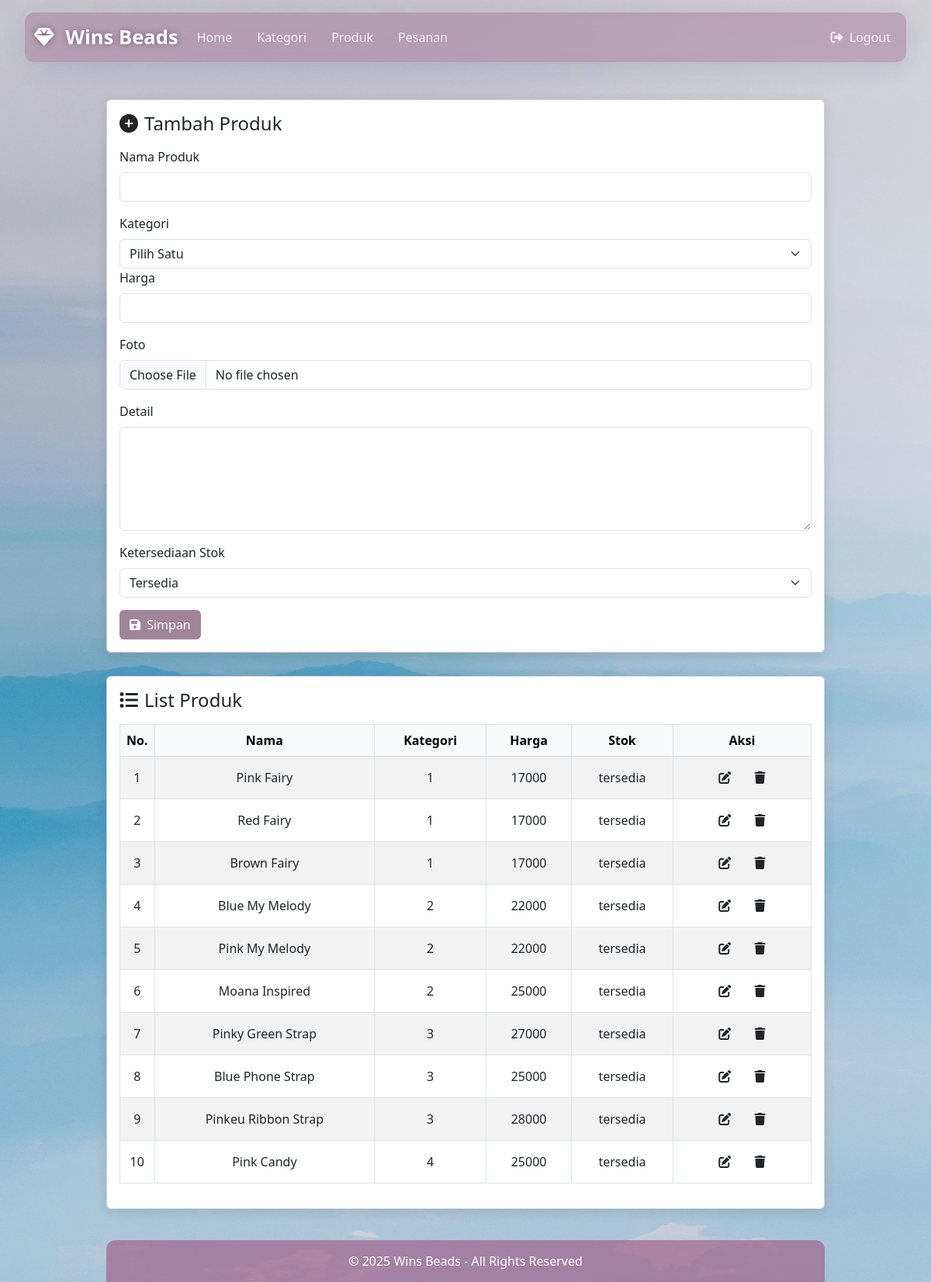
/admin/produk.php (signed in), run on the app's committed database.
### tables this page shows
CREATE TABLE `produk` (
  `id` int(11) NOT NULL,
  `kategori_id` int(11) DEFAULT NULL,
  `nama` varchar(255) DEFAULT NULL,
  `harga` double DEFAULT NULL,
  `foto` varchar(255) DEFAULT NULL,
  `detail` text DEFAULT NULL,
  `ketersediaan_stok` enum('habis','tersedia') DEFAULT 'tersedia'
);

### admin/produk.php (the view, shortened to what this page needs)
<?php
require "../koneksi.php";
$queryProduk = mysqli_query($con, "SELECT * FROM produk");
$jumlahProduk = mysqli_num_rows($queryProduk);
?>
<!DOCTYPE html>
<html lang="en">
<head>
    <link href="https://cdn.jsdelivr.net/npm/bootstrap@5.3.0/dist/css/bootstrap.min.css" rel="stylesheet" />
    <link href="https://cdnjs.cloudflare.com/ajax/libs/font-awesome/6.5.0/css/all.min.css" rel="stylesheet" />
</head>
<body>
<?php require "navbar.php" ?>
<div class="container mt-5">
    <div class="row justify-content-center">
        <div class="col-lg-10">
            <div class="card">
                <div class="card-body">
                    <h4 class="mb-3"><i class="fas fa-plus-circle me-2"></i>Tambah Produk</h4>
                    <form action="" method="post" enctype="multipart/form-data">
                        <div class="mb-3">
                            <label for="nama" class="form-label">Nama Produk</label>
                            <input type="text" id="nama" name="nama" class="form-control" required>
                        </div>
                        <div>
                            <label for="kategori" class="form-label">Kategori</label>
                            <select name="kategori" id="kategori" class="form-select" required>
                                <option value="">Pilih Satu</option>
                            </select>
                        </div>
                        <div class="mb-3">
                            <label for="harga" class="form-label">Harga</label>
                            <input type="number" class="form-control" name="harga" required>
                        </div>
                        <div class="mb-3">
                            <label for="foto" class="form-label">Foto</label>
                            <input type="file" name="foto" id="foto" class="form-control">
                        </div>
                        <div class="mb-3">
                            <label for="detail" class="form-label">Detail</label>
                            <textarea name="detail" id="detail" cols="30" rows="5" class="form-control"></textarea>
                        </div>
                        <div>
                            <label for="ketersediaan_stok" class="form-label">Ketersediaan Stok</label>
                            <select name="ketersediaan_stok" id="ketersediaan_stok" class="form-select">
                                <option value="tersedia">Tersedia</option>
                            </select>
                        </div>
                        <button class="btn custom-btn mt-3" type="submit" name="simpan_produk">
                            <i class="fas fa-save me-1"></i> Simpan
                        </button>
                    </form>
                </div>
            </div>
            <div class="card">
                <div class="card-body">
                    <h4 class="mb-3"><i class="fas fa-list me-2"></i>List Produk</h4>
                    <div class="table-responsive">
                        <table class="table table-striped table-hover table-bordered text-center align-middle">
                            <thead class="table-light">
                                <tr>
                                    <th style="width:5%;">No.</th>
                                    <th>Nama</th>
                                    <th>Kategori</th>
                                    <th>Harga</th>
                                    <th>Stok</th>
                                    <th style="width:20%;">Aksi</th>
                                </tr>
                            </thead>
                            <tbody>
                                <?php
                                if ($jumlahProduk == 0) {
                                    echo '<tr><td colspan="6">Tidak ada data produk</td></tr>';
                                } else {
                                    $number = 1;
                                    $queryProduk = mysqli_query($con, "SELECT * FROM produk");
                                    while ($data = mysqli_fetch_array($queryProduk)) {
                                ?>
                                        <tr>
                                            <td><?= $number++; ?></td>
                                            <td><?= $data['nama']; ?></td>
                                            <td><?= $data['kategori_id']; ?></td>
                                            <td><?= $data['harga']; ?></td>
                                            <td><?= $data['ketersediaan_stok']; ?></td>
                                            <td>
                                                <button class="btn btn-table" data-bs-toggle="modal" data-bs-target="#editModal<?= $data['id']; ?>">
                                                    <i class="fas fa-edit"></i>
                                                </button>
                                                <a href="produk.php?delete=<?= $data['id']; ?>" class="btn btn-table" onclick="return confirm('Yakin ingin hapus produk ini?')">
                                                    <i class="fas fa-trash"></i>
                                                </a>
                                            </td>
                                        </tr>
                                <?php }
                                } ?>
                            </tbody>
                        </table>
                    </div>
                </div>
            </div>
                <footer>
                    &copy; 2025 Wins Beads - All Rights Reserved
                </footer>
        </div>
    </div>
</div>
</body>
</html>

### admin/produk.php (style rules this page uses)
body { background-color: #f9f9f9; font-family: 'Segoe UI', Tahoma, Geneva, Verdana, sans-serif; }
.btn.custom-btn { background-color: rgba(128, 93, 116, 0.75); color: #fff; transition: background-color 0.3s; }
.card { border: none; border-radius: 12px; box-shadow: 0 4px 15px rgba(0, 0, 0, 0.1); margin-bottom: 30px; background: rgba(255, 255, 255, 0.7); }
thead.table-light { background: rgba(158, 94, 137, 0.4); color: #fff; }
footer { background-color: rgba(158, 94, 137, 0.65); color: #fff; padding: 15px 0; text-align: center; border-top-left-radius: 12px; border-top-right-radius: 12px; margin-top: 40px; }

### admin/navbar.php (style rules this page uses)
body { background: url('../image/background.jpg') no-repeat center center fixed; background-size: cover; min-height: 100vh; }

### data on the page
produk: nama "Pink Fairy", kategori "1", harga "17000", ketersediaan_stok "tersedia"
produk: nama "Red Fairy", kategori "1", harga "17000", ketersediaan_stok "tersedia"
produk: nama "Brown Fairy", kategori "1", harga "17000", ketersediaan_stok "tersedia"
produk: nama "Blue My Melody", kategori "2", harga "22000", ketersediaan_stok "tersedia"
produk: nama "Pink My Melody", kategori "2", harga "22000", ketersediaan_stok "tersedia"
produk: nama "Moana Inspired", kategori "2", harga "25000", ketersediaan_stok "tersedia"
produk: nama "Pinky Green Strap", kategori "3", harga "27000", ketersediaan_stok "tersedia"
produk: nama "Blue Phone Strap", kategori "3", harga "25000", ketersediaan_stok "tersedia"
produk: nama "Pinkeu Ribbon Strap", kategori "3", harga "28000", ketersediaan_stok "tersedia"
produk: nama "Pink Candy", kategori "4", harga "25000", ketersediaan_stok "tersedia"
